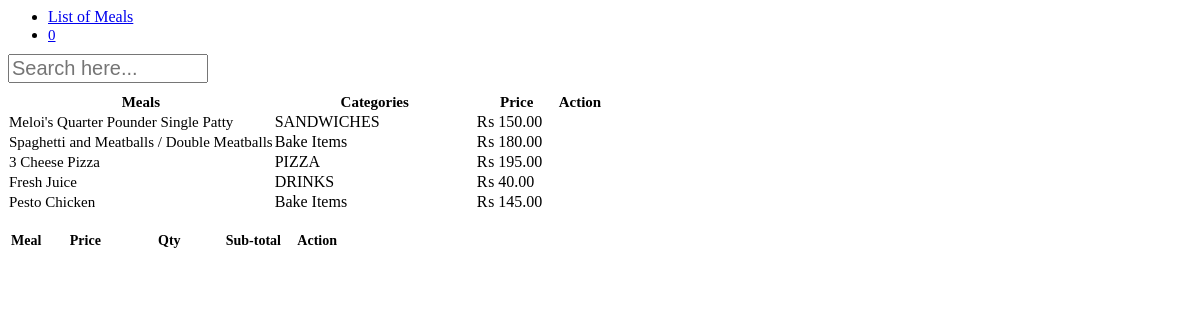
/orders/addorder.php (signed in), run on the app's committed database.
### tables this page shows
CREATE TABLE IF NOT EXISTS `tblmeals` (
  `MEALID` varchar(30) NOT NULL,
  `MEALS` varchar(255) NOT NULL,
  `CATEGORIES` varchar(90) NOT NULL,
  `PRICE` double NOT NULL,
  `CATEGORYID` int(11) NOT NULL,
  `MEALPHOTO` varchar(90) NOT NULL,
  PRIMARY KEY (`MEALID`)
);

CREATE TABLE IF NOT EXISTS `tblcategory` (
  `CATEGORYID` int(11) NOT NULL AUTO_INCREMENT,
  `CATEGORY` varchar(90) NOT NULL,
  PRIMARY KEY (`CATEGORYID`)
);

### include/database.php (called while the page is built, shortened)
<?php
class Database {
	var $sql_string = '';
	private $conn;
	public function open_connection() {
		$this->conn = mysqli_connect(server,user,pass,database_name);
	}
	function setQuery($sql='') {
		$this->sql_string=$sql;
	}
	function executeQuery() {
		$result = mysqli_query($this->conn,$this->sql_string);
		return $result;
	}
	private function confirm_query($result) {
		return $result;
	}
	function loadResultList( $key='' ) {
		$cur = $this->executeQuery();
		$array = array();
		while ($row = mysqli_fetch_object($cur)) {
			if ($key) {
				$array[$row->$key] = $row;
			} else {
				$array[] = $row;
			}
		}
		return $array;
	}
}
$mydb = new Database();
?>

### orders/addorder.php (the view, shortened to what this page needs)
<?php
require_once("../include/initialize.php");
?>
<?php
    $cart_value =0;
?>
<ul style="margin-bottom: 10px;" class="nav nav-pills">
    <li class="active"><a href="#home" data-toggle="tab">List of Meals</a>
    </li>
    <li>
      <a href="#profile" data-toggle="tab">
       <span class="fa fa-shopping-cart fw-fa fa-lg">
          <div style="font-size: 15px;" id="cartvalue" class="label label-danger"><?php echo $cart_value; ?> </div>
       </span>
       </a>
    </li>
</ul>
<div class="tab-content">
  <div class="tab-pane fade in active" id="home">
      <div  id="resulttable">
      <input class="form-control" id="myInput" placeholder="Search here..." style="font-size: 20px; margin-bottom: 10px;" type="search" name="SearchMe" onkeyup="SearchTable()">
      <table id="dashtable" class="table table-striped table-bordered table-hover " cellspacing="0" >
           <thead style="font-size: 15px;">
            <tr>
              <th>Meals</th>
              <th width="200">Categories</th>
              <th width="80">Price</th>
              <th width="20">Action</th>
            </tr>
          </thead>
        <tbody>
            <?php
              $query = "SELECT * FROM `tblmeals` m , `tblcategory` c
                     WHERE  m.`CATEGORYID` = c.`CATEGORYID` ";
              $mydb->setQuery($query);
              $cur = $mydb->loadResultList();
            foreach ($cur as $result) {
              echo '<tr>';
              echo '<td style="font-size:15px;">'.$result->MEALS.'</a></td>';
              echo '<td>'. $result->CATEGORY.'</td>';
              echo '<td> &#8360 '.  number_format($result->PRICE,2).'</td>';
              echo '<td align="center">
                   <a  title="Add to Cart" class="btn btn-primary btn-sm addcartadmin" data-id="'.$result->MEALID.'">  <span class="fa fa-shopping-cart fw-fa"></a> </a></td>';
              echo '</tr>';
            }
            ?>
          </tbody>
        </table>
        </div>
  </div>
  <div class="tab-pane fade" id="profile">
 <br/>
<form id="contact-us" method="post" action="controller.php?action=addorder">
<div id="cart">
<table id="table" class="table table-responsive">
<thead>
  <tr>
  <th>Meal</th>
  <th width="80">Price</th>
  <th width="80">Qty</th>
  <th width="80">Sub-total</th>
  <th width="20">Action</th>
  </tr>
</thead>
</table>
</div>
          </form>
  </div>
</div>

### orders/addorder.php (style rules this page uses)
input[type=search] { width: 200px; -webkit-transition: width 0.4s ease-in-out; transition: width 0.4s ease-in-out; font-size: 15px; }
#table { font-size: 14px; padding: 0px; }

### data on the page
tblmeals: MEALS "Meloi's Quarter Pounder Single Patty", CATEGORYID.CATEGORY "SANDWICHES", PRICE "150.00"
tblmeals: MEALS "Spaghetti and Meatballs / Double Meatballs", CATEGORYID.CATEGORY "Bake Items", PRICE "180.00"
tblmeals: MEALS "3 Cheese Pizza", CATEGORYID.CATEGORY "PIZZA", PRICE "195.00"
tblmeals: MEALS "Fresh Juice", CATEGORYID.CATEGORY "DRINKS", PRICE "40.00"
tblmeals: MEALS "Pesto Chicken", CATEGORYID.CATEGORY "Bake Items", PRICE "145.00"

### other printed values
$cart_value "0"
